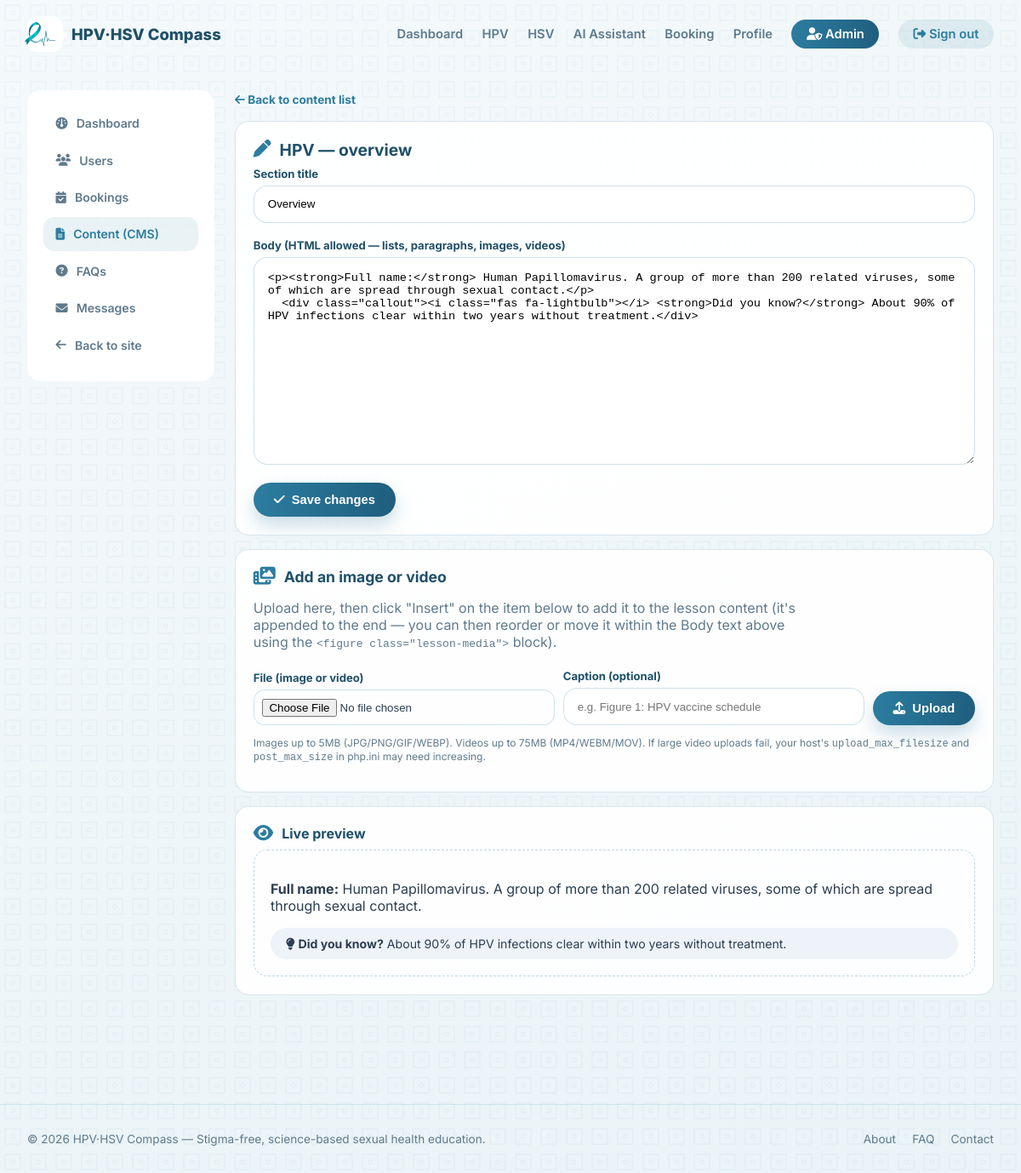
The app's page /admin/content_edit.php?id=1 (signed in) with its own data.
### tables this page shows
CREATE TABLE content (
    id INT AUTO_INCREMENT PRIMARY KEY,
    topic ENUM('hpv', 'hsv') NOT NULL,
    section VARCHAR(40) NOT NULL,            
    title VARCHAR(150) NOT NULL,
    icon VARCHAR(40) DEFAULT NULL,           
    body MEDIUMTEXT NOT NULL,
    sort_order INT NOT NULL DEFAULT 0,
    updated_at DATETIME NOT NULL DEFAULT CURRENT_TIMESTAMP ON UPDATE CURRENT_TIMESTAMP,
    UNIQUE KEY topic_section (topic, section)
);

### includes/functions.php (called while the page is built, shortened)
<?php
function e($str) {
    return htmlspecialchars($str ?? '', ENT_QUOTES, 'UTF-8');
}

### admin/content_edit.php (the view, shortened to what this page needs)
<?php
require __DIR__ . '/../includes/functions.php';
$pdo = get_db();
$id = (int) ($_GET['id'] ?? 0);
$stmt = $pdo->prepare('SELECT * FROM content WHERE id = ?');
$stmt->execute([$id]);
$stmt->execute([$id]);
$item = $stmt->fetch();
require __DIR__ . '/_admin_header.php';
?>
<a href="<?= BASE_URL ?>/admin/content.php" style="color:var(--teal); font-weight:700; font-size:0.85rem;"><i class="fas fa-arrow-left"></i> Back to content list</a>
<div class="mini-card mt-2">
  <div class="section-heading"><i class="fas fa-pen"></i><h2 style="font-size:1.2rem;"><?= strtoupper(e($item['topic'])) ?> — <?= e($item['section']) ?></h2></div>
  <form method="POST">
    <div class="input-group">
      <label>Section title</label>
      <input type="text" name="title" class="form-plain" style="width:100%; padding:0.85rem 1rem; border:1px solid rgba(44,125,160,0.22); border-radius:1rem;" value="<?= e($item['title']) ?>">
    </div>
    <div class="input-group">
      <label>Body (HTML allowed — lists, paragraphs, images, videos)</label>
      <textarea name="body" rows="14" style="width:100%; padding:1rem; border:1px solid rgba(44,125,160,0.22); border-radius:1rem; font-family: 'Courier New', monospace; font-size:0.85rem;"><?= e($item['body']) ?></textarea>
    </div>
    <button type="submit" class="btn btn-primary"><i class="fas fa-check"></i> Save changes</button>
  </form>
</div>
<div class="mini-card mt-2">
  <div class="section-heading" style="margin-bottom:1rem;"><i class="fas fa-photo-film"></i><h2 style="font-size:1.1rem;">Add an image or video</h2></div>
  <p class="section-subtext">Upload here, then click "Insert" on the item below to add it to the lesson content (it's appended to the end — you can then reorder or move it within the Body text above using the <code>&lt;figure class="lesson-media"&gt;</code> block).</p>
  <form method="POST" enctype="multipart/form-data" style="display:flex; gap:10px; flex-wrap:wrap; align-items:flex-end;">
    <div class="input-group" style="margin-bottom:0; flex:1; min-width:200px;">
      <label>File (image or video)</label>
      <input type="file" name="media_file" accept="image/jpeg,image/png,image/gif,image/webp,video/mp4,video/webm,video/quicktime" required style="width:100%; padding:0.6rem; border:1px solid rgba(44,125,160,0.22); border-radius:0.8rem;">
    </div>
    <div class="input-group" style="margin-bottom:0; flex:1; min-width:200px;">
      <label>Caption (optional)</label>
      <input type="text" name="caption" placeholder="e.g. Figure 1: HPV vaccine schedule" class="form-plain" style="width:100%; padding:0.85rem 1rem; border:1px solid rgba(44,125,160,0.22); border-radius:1rem;">
    </div>
    <button type="submit" class="btn btn-primary"><i class="fas fa-upload"></i> Upload</button>
  </form>
  <p style="font-size:0.75rem; color:var(--text-muted); margin-top:0.8rem;">Images up to 5MB (JPG/PNG/GIF/WEBP). Videos up to 75MB (MP4/WEBM/MOV). If large video uploads fail, your host's <code>upload_max_filesize</code> and <code>post_max_size</code> in php.ini may need increasing.</p>
</div>
<div class="mini-card mt-2">
  <div class="section-heading"><i class="fas fa-eye"></i><h2 style="font-size:1rem;">Live preview</h2></div>
  <div style="border:1px dashed rgba(44,125,160,0.3); border-radius:1rem; padding:1.2rem;"><?= $item['body'] ?></div>
</div>
<?php require __DIR__ . '/_admin_footer.php'; ?>

### assets/css/style.css (style rules this page uses)
:root { --teal: #2c7da0; --teal-dark: #1f5e7e; --text-dark: #1f5068; --text-muted: #5f7a8c; --bg-soft: #eef2f9; --accent-warm: #c55a3a; --accent-amber: #e0a53a; --success: #4caf6d; --radius-lg: 1.5rem; --radius-md: 1rem; --radius-pill: 40px; --shadow-card: 0 20px 35px -12px rgba(0, 0, 0, 0.08); }
* { box-sizing: border-box; }
body { margin: 0; font-family: "Inter", system-ui, sans-serif; color: #2c3e50; background: linear-gradient(160deg, #f4f9fb 0%, #eaf3f6 100%); min-height: 100vh; }
a { text-decoration: none; color: inherit; }
.btn { display: inline-flex; align-items: center; gap: 8px; border: none; padding: 0.75rem 1.5rem; border-radius: var(--radius-pill); font-weight: 700; font-size: 0.92rem; cursor: pointer; transition: transform 0.15s, box-shadow 0.15s; }
.btn-primary { background: linear-gradient(95deg, var(--teal), var(--teal-dark)); color: white; box-shadow: 0 10px 20px rgba(44, 125, 160, 0.25); }
.input-group { margin-bottom: 1.1rem; }
.input-group label { display: block; font-size: 0.82rem; font-weight: 700; color: var(--text-dark); margin-bottom: 6px; }
.section-heading { display: flex; align-items: center; gap: 10px; margin-bottom: 0.5rem; }
.section-heading i { color: var(--teal); font-size: 1.3rem; }
.section-heading h2 { font-size: 1.6rem; color: var(--text-dark); margin: 0; }
.section-subtext { color: var(--text-muted); max-width: 640px; margin-bottom: 1.4rem; }
.callout { margin-top: 16px; background: var(--bg-soft); border-radius: var(--radius-pill); padding: 10px 18px; font-size: 0.88rem; }
.mini-card { background: rgba(255, 255, 255, 0.9); border: 1px solid rgba(44, 125, 160, 0.18); border-radius: var(--radius-md); padding: 1.3rem; margin-bottom: 1rem; }
.mt-2 { margin-top: 1rem; }

### records on screen
content: topic "HPV", section "overview", title "Overview", body "<p><strong>Full name:</strong> Human Papillomavirus. A group of more than 200 related viruses, some of which are spread through sexual contact.</p> <div class=\"callout\"><i class=\"fas fa-lightbulb\"></i> <strong>Did you know?</strong> About 90% of HPV infections clear within two years without treatment.</div>", body "Full name: Human Papillomavirus. A group of more than 200 related viruses, some of which are spread through sexual contact. Did you know? About 90% of HPV infections clear within two years without treatment."
